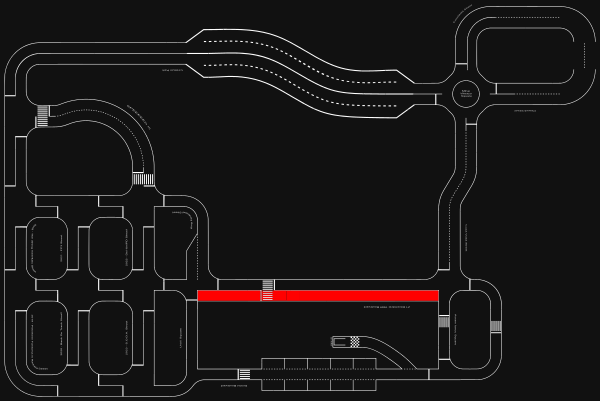
#> input picture assets/_track_test.png, 600 x 401 px
$ python -i lane_detector.py   (imports and definitions only)
#> lines starting #> are read from the running program, lines starting #| are printed output that depends on the picture; after the words box and inside, x2 and y2 are one past the last pixel; in counts of white or black regions, pixels touching at a corner belong together
### src/perception/lane_tracker.py
import numpy as np
import cv2

class DeadReckoningNavigator:
    def __init__(self):
        self.last_valid_target    = 320.0
        self.last_valid_curvature = 0.0
        self._lost_time_s         = 0.0
        self.yaw_at_loss          = 0.0
        self.is_lost              = False

    def reset_lost_timer(self, current_yaw: float):
        self._lost_time_s = 0.0
        self.yaw_at_loss  = current_yaw
        self.is_lost      = False

    # [24 lines left out: functions accumulate, predict_target, not called in this run]

class HybridLaneTracker:
    NWINDOWS         = 9
    SW_MARGIN        = 60
    MINPIX           = 50
    POLY_MARGIN_BASE = 60
    POLY_MARGIN_CURV = 120
    MIN_PIX_OK       = 200
    EMA_ALPHA        = 0.85
    EMA_ALPHA_TURN   = 1.0
    STALE_FIT_FRAMES = 12

    WIDE_ROAD_PX             = 420
    SINGLE_LANE_PX           = 200
    RIGHT_LANE_BIAS_PX       = 25   # Shift target 25 pixels closer to the right edge
    DIVIDER_FOLLOW_OFFSET_PX = 145  # Must be > DIVIDER_SAFE_PX (130) to avoid force-field oscillations

    def __init__(self, img_shape=(480, 640)):
        self.h, self.w = img_shape
        self.mode       = "SEARCH"
        self.left_fit   = None
        self.right_fit  = None
        self.sl         = None
        self.sr         = None
        self.left_conf  = 0
        self.right_conf = 0
        self.left_stale  = 0
        self.right_stale = 0
        self.estimated_lane_width = 280.0
        self.right_lost_frames = 0
        self.dead_reckoner = DeadReckoningNavigator()

    def update(self, warped_binary, map_hint: str = "STRAIGHT"):
        nz  = warped_binary.nonzero()
        nzy = np.array(nz[0])
        nzx = np.array(nz[1])

        if self.mode == "TRACKING" and (self.sl is not None or self.sr is not None):
            curv = self.get_curvature(self.h // 2)
            li, ri, dbg = self._poly_search(warped_binary, nzx, nzy, curvature=curv, map_hint=map_hint)
            mode_label  = "POLY"
        else:
            li, ri, dbg = self._sliding_window(warped_binary, nzx, nzy, map_hint=map_hint)
            mode_label  = "SLIDE"

        self.left_conf  = len(li)
        self.right_conf = len(ri)
        has_l = self.left_conf  >= self.MIN_PIX_OK
        has_r = self.right_conf >= self.MIN_PIX_OK

        if has_l:
            fl = np.polyfit(nzy[li], nzx[li], 2)
            self.left_fit  = fl
            curv_now = self.get_curvature(self.h // 2)
            alpha = self.EMA_ALPHA_TURN if curv_now > 0.002 else self.EMA_ALPHA
            self.sl        = self._ema(self.sl, fl, alpha)
            self.left_stale = 0
        else:
            self.left_stale += 1
            if self.left_stale > self.STALE_FIT_FRAMES:
                self.left_fit, self.sl = None, None

        if has_r:
            fr = np.polyfit(nzy[ri], nzx[ri], 2)
            self.right_fit  = fr
            curv_now = self.get_curvature(self.h // 2)
            alpha = self.EMA_ALPHA_TURN if curv_now > 0.002 else self.EMA_ALPHA
            self.sr         = self._ema(self.sr, fr, alpha)
            self.right_stale = 0
        else:
            self.right_stale += 1
            if self.right_stale > self.STALE_FIT_FRAMES:
                self.right_fit, self.sr = None, None

        if has_l and has_r:
            if not self._width_sane(self.left_fit, self.right_fit):
                if self.left_conf < self.right_conf:
                    self.left_fit, self.sl, self.left_stale, has_l = None, None, self.STALE_FIT_FRAMES, False
                else:
                    self.right_fit, self.sr, self.right_stale, has_r = None, None, self.STALE_FIT_FRAMES, False
            else:
                y_positions = [100, 200, 300, 400]
                widths = [np.polyval(self.sr, y) - np.polyval(self.sl, y) for y in y_positions]
                weighted_avg_width = np.average(widths, weights=[4, 3, 2, 1])
                self.estimated_lane_width = 0.8 * self.estimated_lane_width + 0.2 * weighted_avg_width

        self.mode = "TRACKING" if (has_l or has_r or self.sl is not None or self.sr is not None) else "SEARCH"
        return self.sl, self.sr, dbg, mode_label

    def get_target_x(self, y_eval, lane_width_px, extra_offset_px=0,
                     nav_state="NORMAL", frames_lost=0,
                     last_speed=0.0, last_steering=0.0, current_yaw=0.0):
        sl, sr = self.sl, self.sr
        hw = lane_width_px / 2.0
        def ev(fit): return float(np.polyval(fit, y_eval))

        if nav_state == "ROUNDABOUT":
            if sl is not None: return ev(sl) + hw + extra_offset_px, "RBT_INNER"
            if sr is not None: return ev(sr) - hw + extra_offset_px, "RBT_OUTER"
            return None, "RBT_LOST"

        if nav_state.startswith("JUNCTION"):
            if nav_state == "JUNCTION_RIGHT":
                if sr is not None: return ev(sr) - (lane_width_px * 0.40) + extra_offset_px, "JCT_RIGHT_EDGE"
                elif sl is not None: return ev(sl) + (lane_width_px * 1.5) + extra_offset_px, "JCT_RIGHT_GHOST"
                else: return 320.0 + (lane_width_px * 0.8) + extra_offset_px, "JCT_RIGHT_BLIND"
            elif nav_state == "JUNCTION_LEFT":
                if sl is not None: return ev(sl) + (lane_width_px * 0.40) + extra_offset_px, "JCT_LEFT_EDGE"
                elif sr is not None: return ev(sr) - (lane_width_px * 1.5) + extra_offset_px, "JCT_LEFT_GHOST"
                else: return 320.0 - (lane_width_px * 0.8) + extra_offset_px, "JCT_LEFT_BLIND"
            return 320.0 + extra_offset_px, "JCT_WAITING_CHOICE"

        has_right = (sr is not None)
        has_left  = (sl is not None)

        if not has_right and not has_left:
            predicted_x, conf = self.dead_reckoner.predict_target(last_speed, last_steering, current_yaw)
            return predicted_x + extra_offset_px, f"DEAD_RECKONING_{conf:.2f}"

        if has_right:
            self.right_lost_frames = 0
            if has_left:
                if lane_width_px >= self.WIDE_ROAD_PX:
                    base_x = (ev(sl) + ev(sr)) / 2.0 + self.RIGHT_LANE_BIAS_PX
                    anchor = "RL_DUAL"
                else:
                    base_x = (ev(sl) + ev(sr)) / 2.0 + self.RIGHT_LANE_BIAS_PX
                    anchor = "RL_DUAL"
            else:
                base_x = ev(sr) - hw + self.RIGHT_LANE_BIAS_PX
                anchor = "RL_FROM_EDGE"
        else:
            self.right_lost_frames += 1
            if has_left:
                # User requested to follow dashed center line immediately when right line drops
                # if dashed/dotted line is in the way, take that as reference
                base_x = ev(sl) + self.DIVIDER_FOLLOW_OFFSET_PX
                anchor = "CENTER_FOLLOW"
            elif self.right_lost_frames < 80: # ~4 seconds at 20 Hz
                # The user requested exactly a 5-degree left steer when BOTH lines drop.
                # So we aim the car 5 degrees to the left of wherever it was pointing when the line vanished.
                target_yaw = self.right_yaw_at_loss - 5.0
                delta_yaw_deg = current_yaw - target_yaw

                # Because Stanley Controller chases a pixel target:
                # 320.0 is straight ahead. If we want to steer left, we place the pixel target to the left (< 320).
                # `delta_yaw_deg` positive means car is too far right, so we pull target left.
                base_x = 320.0 - (delta_yaw_deg * 20.0)
                anchor = "IMU_5_DEG_LEFT_FALLBACK"
            else:
                # After 4 seconds of blind 5-deg left steering, fallback to dead reckoning
                predicted_x, conf = self.dead_reckoner.predict_target(last_speed, last_steering, current_yaw)
                return predicted_x + extra_offset_px, f"DEAD_RECKONING_{conf:.2f}"

        self.dead_reckoner.last_valid_target    = base_x
        self.dead_reckoner.last_valid_curvature = self.get_curvature(y_eval)
        self.dead_reckoner.reset_lost_timer(current_yaw)
        return base_x + extra_offset_px, anchor

    def get_curvature(self, y_eval):
        fit = self.sr if self.sr is not None else self.sl
        if fit is None: return 0.0
        a, b = fit[0], fit[1]
        denom = (1.0 + (2.0 * a * y_eval + b) ** 2) ** 1.5
        return abs(2.0 * a) / max(denom, 1e-6)

    def _sliding_window(self, warped, nzx, nzy, map_hint: str = "STRAIGHT"):
        dbg  = cv2.cvtColor(warped, cv2.COLOR_GRAY2BGR)
        hist = np.sum(warped[self.h // 2:, :], axis=0)
        mid, margin = int(self.w * 0.40), self.SW_MARGIN

        shift = 0
        if map_hint == "LEFT":  shift = -80
        elif map_hint == "RIGHT": shift = 80

        l_lo =  max(margin, margin + shift)
        l_hi =  max(l_lo + 1, mid - margin + shift)
        r_lo =  max(margin, mid + margin + shift)
        r_hi =  min(self.w - margin, self.w - margin)

        lb = int(np.argmax(hist[l_lo:l_hi])) + l_lo if l_hi > l_lo else margin
        rb = int(np.argmax(hist[r_lo:r_hi])) + r_lo if r_hi > r_lo else mid + margin

        if abs(rb - lb) < 100:
            smoothed = np.convolve(hist.astype(float), np.ones(20) / 20, mode='same')
            p1 = int(np.argmax(smoothed))
            tmp = smoothed.copy()
            tmp[max(0, p1-40):min(self.w, p1+40)] = 0
            p2 = int(np.argmax(tmp))
            lb, rb = (min(p1, p2), max(p1, p2))

        wh = self.h // self.NWINDOWS
        lx, rx = lb, rb
        li, ri = [], []

        for win in range(self.NWINDOWS):
            y_lo, y_hi = self.h - (win + 1) * wh, self.h - win * wh
            xl0, xl1 = max(0, lx - self.SW_MARGIN), min(self.w, lx + self.SW_MARGIN)
            xr0, xr1 = max(0, rx - self.SW_MARGIN), min(self.w, rx + self.SW_MARGIN)

            cv2.rectangle(dbg, (xl0, y_lo), (xl1, y_hi), (0, 255, 0), 2)
            cv2.rectangle(dbg, (xr0, y_lo), (xr1, y_hi), (0, 255, 0), 2)

            gl = ((nzy >= y_lo) & (nzy < y_hi) & (nzx >= xl0)  & (nzx < xl1)).nonzero()[0]
            gr = ((nzy >= y_lo) & (nzy < y_hi) & (nzx >= xr0)  & (nzx < xr1)).nonzero()[0]
            li.append(gl); ri.append(gr)

            if len(gl) > self.MINPIX: lx = int(np.mean(nzx[gl]))
            if len(gr) > self.MINPIX: rx = int(np.mean(nzx[gr]))

        li, ri = np.concatenate(li) if len(li) else np.array([]), np.concatenate(ri) if len(ri) else np.array([])
        if len(li): dbg[nzy[li], nzx[li]] = [255, 80, 80]
        if len(ri): dbg[nzy[ri], nzx[ri]] = [80,  80, 255]
        return li, ri, dbg

    # [15 lines left out: function _poly_search, not called in this run]

    def _width_sane(self, lf, rf, y=400):
        if rf is None or lf is None: return False
        w = np.polyval(rf, y) - np.polyval(lf, y)
        return 180 < w < 420

    def _ema(self, prev, new, alpha=None):
        if alpha is None:
            alpha = self.EMA_ALPHA
        if prev is None: return new.copy()
        return alpha * new + (1.0 - alpha) * prev

### src/perception/lane_detector.py
import cv2
import numpy as np
import math
from dataclasses import dataclass
from perception.lane_tracker import HybridLaneTracker, DeadReckoningNavigator

@dataclass
class LaneResult:
    warped_binary:     np.ndarray
    lane_dbg:          np.ndarray
    sl:                object
    sr:                object
    target_x:          float
    lateral_error_px:  float
    anchor:            str
    confidence:        float
    lane_width_px:     float
    curvature:         float
    heading_rad:       float = 0.0
    heading_conf:      float = 0.0
    y_eval:            float = 320.0
    optical_yaw_rate:  float = 0.0
    optical_vel:       float = 0.0

class VisualOdometry:
    def __init__(self):
        self.feature_params = dict(maxCorners=50, qualityLevel=0.3, minDistance=7, blockSize=7)
        self.lk_params = dict(winSize=(15, 15), maxLevel=2, criteria=(cv2.TERM_CRITERIA_EPS | cv2.TERM_CRITERIA_COUNT, 10, 0.03))
        self.p0       = None
        self.old_gray = None

    def update(self, frame_bgr, dt: float):
        if dt <= 0: return 0.0, 0.0
        gray = cv2.cvtColor(frame_bgr, cv2.COLOR_BGR2GRAY)
        h, w = gray.shape
        roi  = gray[int(h * 0.6):, :]

        if self.p0 is None or len(self.p0) < 10:
            p0_roi = cv2.goodFeaturesToTrack(roi, mask=None, **self.feature_params)
            if p0_roi is not None:
                p0_roi[:, 0, 1] += int(h * 0.6)
                self.p0       = p0_roi
                self.old_gray = gray.copy()
            return 0.0, 0.0

        p1, st, _ = cv2.calcOpticalFlowPyrLK(self.old_gray, gray, self.p0, None, **self.lk_params)

        if p1 is None or st is None:
            self.p0 = None
            return 0.0, 0.0

        good_new = p1[st == 1]
        good_old = self.p0[st == 1]

        yaw_rate = vel = 0.0
        if len(good_new) > 3:
            dx = good_new[:, 0] - good_old[:, 0]
            dy = good_new[:, 1] - good_old[:, 1]
            yaw_rate = float(-np.median(dx) * 0.015 / dt)
            vel      = float( np.median(dy) * 0.008 / dt)

        self.old_gray = gray.copy()
        self.p0       = good_new.reshape(-1, 1, 2) if len(good_new) > 0 else None
        return yaw_rate, vel

class LaneDetector:
    def __init__(self):
        self.SRC_PTS = np.float32([[200, 260], [440, 260], [40, 450], [600, 450]])
        self.DST_PTS = np.float32([[150, 0], [490, 0], [150, 480], [490, 480]])
        self.M_forward = cv2.getPerspectiveTransform(self.SRC_PTS, self.DST_PTS)
        self.clahe = cv2.createCLAHE(clipLimit=3.0, tileGridSize=(8, 8))
        self.tracker = HybridLaneTracker(img_shape=(480, 640))
        self.vo = VisualOdometry()
        self.lost_frames = 0
        self.last_target_x = 320.0
        self._heading_ema = 0.0

    def process(self, raw_frame, dt: float = 0.033, extra_offset_px=0.0,
                nav_state="NORMAL", velocity_ms=0.0, last_steering=0.0,
                upcoming_curve: str = "STRAIGHT", pitch_rad: float = 0.0,
                current_yaw: float = 0.0) -> LaneResult:
        if raw_frame.shape[:2] != (480, 640):
            process_frame = cv2.resize(raw_frame, (640, 480))
        else:
            process_frame = raw_frame

        opt_yaw_rate, opt_vel = self.vo.update(process_frame, dt)

        if abs(pitch_rad) > 0.001:
            shift_px  = int(pitch_rad * 400)
            dyn_src   = self.SRC_PTS.copy()
            dyn_src[0][1] += shift_px
            dyn_src[1][1] += shift_px
            M_use = cv2.getPerspectiveTransform(dyn_src, self.DST_PTS)
        else:
            M_use = self.M_forward

        warped_colour = cv2.warpPerspective(process_frame, M_use, (640, 480))
        lab = cv2.cvtColor(warped_colour, cv2.COLOR_BGR2LAB)
        L = self.clahe.apply(lab[:, :, 0])

        mean_l = np.mean(L)
        if mean_l < 100:
            L = cv2.convertScaleAbs(L, alpha=1.0 + (100 - mean_l)/200, beta=int((100 - mean_l)*0.6))
        elif mean_l > 180:
            L = cv2.convertScaleAbs(L, alpha=1.0 - (mean_l - 180)/350, beta=int(-(mean_l - 180)*0.4))

        binary = cv2.adaptiveThreshold(L, 255, cv2.ADAPTIVE_THRESH_GAUSSIAN_C, cv2.THRESH_BINARY_INV, 31, 15)
        warped_binary = cv2.morphologyEx(binary, cv2.MORPH_CLOSE, cv2.getStructuringElement(cv2.MORPH_RECT, (5, 5)))

        map_hint = upcoming_curve if upcoming_curve in ("LEFT", "RIGHT") else "STRAIGHT"
        sl, sr, line_dbg, mode_label = self.tracker.update(warped_binary, map_hint=map_hint)

        y_eval = 320.0 # Aggressive lookahead
        lw = self.tracker.estimated_lane_width

        target_x, anchor = self.tracker.get_target_x(
            y_eval, lw, extra_offset_px, nav_state, self.lost_frames,
            velocity_ms, last_steering, current_yaw
        )
        if not hasattr(self, "_target_ema"):
            self._target_ema = target_x
        # Make EMA aggressive matching request earlier
        delta = abs(target_x - self._target_ema)
        alpha = 0.6 if delta > 15.0 else 0.3
        self._target_ema = (1.0 - alpha) * self._target_ema + alpha * target_x
        target_x = self._target_ema

        if target_x is None:
            self.lost_frames += 1
            self.tracker.dead_reckoner.accumulate(dt, current_yaw)
            target_x = self.last_target_x
        else:
            self.lost_frames = 0
            self.last_target_x = target_x

        curv = self.tracker.get_curvature(y_eval)
        conf = 1.0 if (sl is not None and sr is not None) else 0.5 if (sl is not None or sr is not None) else 0.0

        heading_rad = 0.0
        def _lane_heading(fit, y):
            return math.atan2(np.polyval(fit, y - 50) - np.polyval(fit, y), 50)
        if sl is not None and sr is not None:
            heading_rad = (_lane_heading(sl, y_eval) + _lane_heading(sr, y_eval)) / 2.0
        elif sl is not None:
            heading_rad = _lane_heading(sl, y_eval)
        elif sr is not None:
            heading_rad = _lane_heading(sr, y_eval)
        self._heading_ema = 0.7 * self._heading_ema + 0.3 * heading_rad
        heading_rad = self._heading_ema

        return LaneResult(
            warped_binary=warped_binary,
            lane_dbg=line_dbg,
            sl=sl, sr=sr,
            target_x=target_x,
            lateral_error_px=target_x - 320.0,
            anchor=anchor,
            confidence=conf,
            lane_width_px=lw,
            curvature=curv,
            heading_rad=heading_rad,
            heading_conf=conf,
            y_eval=y_eval,
            optical_yaw_rate=opt_yaw_rate,
            optical_vel=opt_vel,
        )

>>> import cv2
>>> picture = cv2.imread('../../assets/_track_test.png')
#> picture is the input picture: shape (401, 600, 3); mean B, G, R 22.5, 22.5, 25
>>> result = LaneDetector().process(picture)
#> in process, `process_frame = cv2.resize(raw_frame, (640, 480))`:
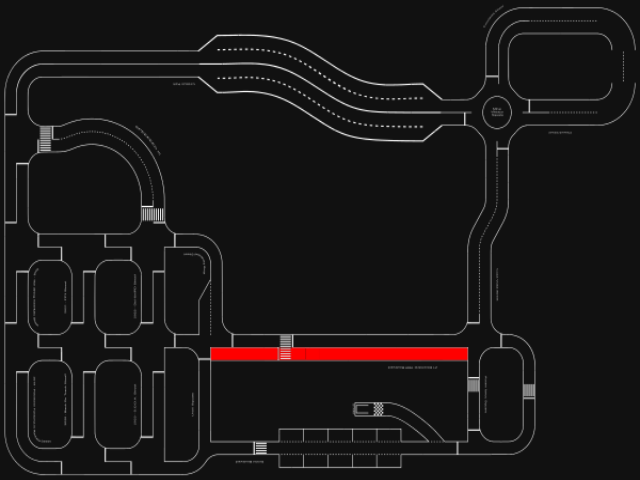
#> process_frame: shape (480, 640, 3); mean B, G, R 22.5, 22.5, 25
#> in update, `roi  = gray[int(h * 0.6):, :]`:
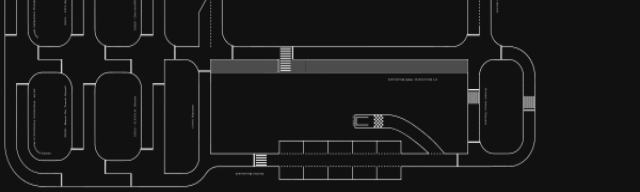
#> roi: shape (192, 640); min 17, max 224, mean 25
#> in update, `p0_roi = cv2.goodFeaturesToTrack(roi, mask=None, **self.feature_params)`: p0_roi = 50 rows, first 8: [255, 164], [477, 91], [502, 58], [256, 155], [107, 47], [294, 48], [18, 86], [478, 139]
#> in update, `self.p0       = p0_roi`: self.p0 = 50 rows, first 8: [255, 452], [477, 379], [502, 346], [256, 443], [107, 335], [294, 336], [18, 374], [478, 427]
#> in process, `opt_yaw_rate, opt_vel = self.vo.update(process_frame, dt)`: opt_yaw_rate = 0
#> in process, `warped_colour = cv2.warpPerspective(process_frame, M_use, (640, 480))`:
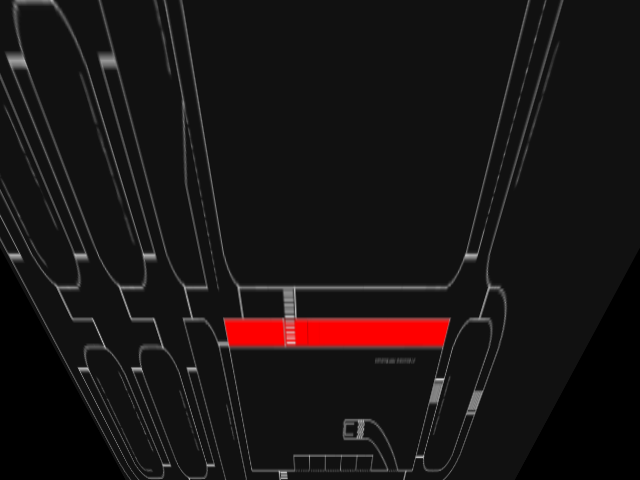
#> warped_colour: shape (480, 640, 3); mean B, G, R 19.7, 19.7, 24.3
#> in process, `L = self.clahe.apply(lab[:, :, 0])`:
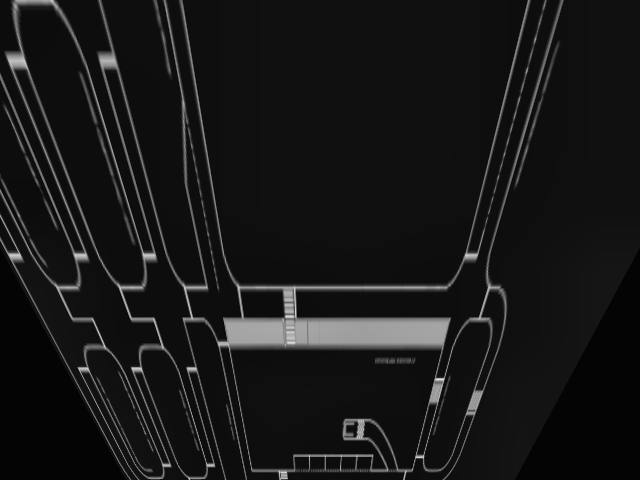
#> L: shape (480, 640); min 3, max 222, mean 23.4
#> in process, `mean_l = np.mean(L)`: mean_l = 23.4
#> in process, `L = cv2.convertScaleAbs(L, alpha=1.0 + (100 - mean_l)/200, beta=int((1..`:
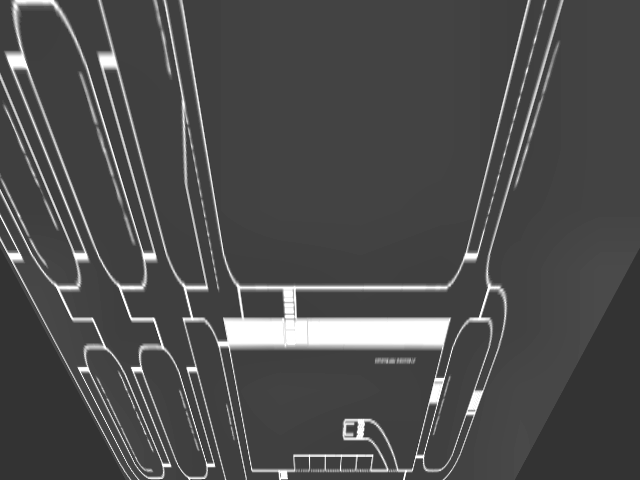
#> L: shape (480, 640); min 49, max 255, mean 77
#> in process, `binary = cv2.adaptiveThreshold(L, 255, cv2.ADAPTIVE_THRESH_GAUSSIAN_C,..`:
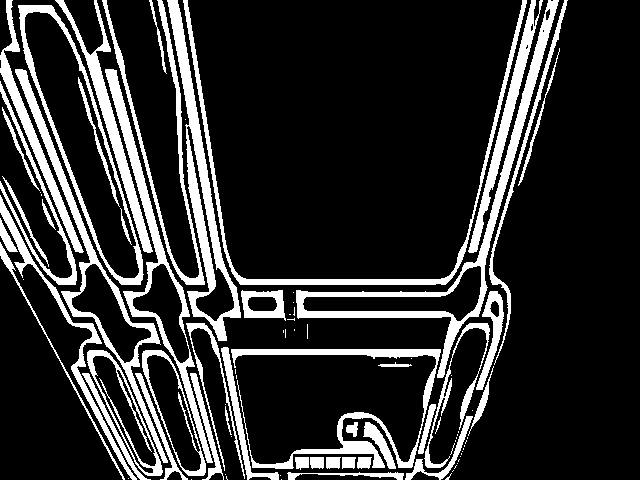
#> binary: shape (480, 640); 18.3% white; 90 white regions (43 under 20 px), largest, box (x1, y1, x2, y2) and area: (296, 0, 559, 378) 5412, (167, 0, 241, 341) 4777, (105, 69, 213, 463) 3749
#> (the rest of the program and of its run is left out)
